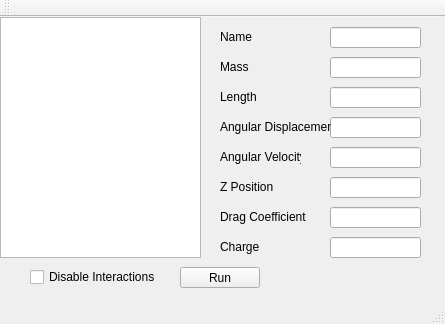
<?xml version="1.0" encoding="UTF-8"?>
<ui version="4.0">
 <class>ControlWindow</class>
 <widget class="QMainWindow" name="ControlWindow">
  <property name="geometry">
   <rect>
    <x>0</x>
    <y>0</y>
    <width>445</width>
    <height>324</height>
   </rect>
  </property>
  <property name="windowTitle">
   <string>ControlWindow</string>
  </property>
  <widget class="QWidget" name="centralWidget">
   <widget class="QLineEdit" name="lineEdit">
    <property name="geometry">
     <rect>
      <x>330</x>
      <y>10</y>
      <width>91</width>
      <height>21</height>
     </rect>
    </property>
   </widget>
   <widget class="QLabel" name="label">
    <property name="geometry">
     <rect>
      <x>220</x>
      <y>10</y>
      <width>81</width>
      <height>20</height>
     </rect>
    </property>
    <property name="text">
     <string>Name</string>
    </property>
   </widget>
   <widget class="QLineEdit" name="lineEdit_2">
    <property name="geometry">
     <rect>
      <x>330</x>
      <y>40</y>
      <width>91</width>
      <height>21</height>
     </rect>
    </property>
   </widget>
   <widget class="QLabel" name="label_2">
    <property name="geometry">
     <rect>
      <x>220</x>
      <y>40</y>
      <width>71</width>
      <height>20</height>
     </rect>
    </property>
    <property name="text">
     <string>Mass</string>
    </property>
   </widget>
   <widget class="QLineEdit" name="lineEdit_3">
    <property name="geometry">
     <rect>
      <x>330</x>
      <y>70</y>
      <width>91</width>
      <height>21</height>
     </rect>
    </property>
   </widget>
   <widget class="QLabel" name="label_3">
    <property name="geometry">
     <rect>
      <x>220</x>
      <y>70</y>
      <width>81</width>
      <height>20</height>
     </rect>
    </property>
    <property name="text">
     <string>Length</string>
    </property>
   </widget>
   <widget class="QLineEdit" name="lineEdit_4">
    <property name="geometry">
     <rect>
      <x>330</x>
      <y>100</y>
      <width>91</width>
      <height>21</height>
     </rect>
    </property>
   </widget>
   <widget class="QLabel" name="label_4">
    <property name="geometry">
     <rect>
      <x>220</x>
      <y>100</y>
      <width>111</width>
      <height>20</height>
     </rect>
    </property>
    <property name="text">
     <string>Angular Displacement</string>
    </property>
   </widget>
   <widget class="QLineEdit" name="lineEdit_5">
    <property name="geometry">
     <rect>
      <x>330</x>
      <y>130</y>
      <width>91</width>
      <height>21</height>
     </rect>
    </property>
   </widget>
   <widget class="QLabel" name="label_5">
    <property name="geometry">
     <rect>
      <x>220</x>
      <y>130</y>
      <width>81</width>
      <height>20</height>
     </rect>
    </property>
    <property name="text">
     <string>Angular Velocity</string>
    </property>
   </widget>
   <widget class="QLineEdit" name="lineEdit_6">
    <property name="geometry">
     <rect>
      <x>330</x>
      <y>160</y>
      <width>91</width>
      <height>21</height>
     </rect>
    </property>
   </widget>
   <widget class="QLabel" name="label_6">
    <property name="geometry">
     <rect>
      <x>220</x>
      <y>160</y>
      <width>71</width>
      <height>20</height>
     </rect>
    </property>
    <property name="text">
     <string>Z Position</string>
    </property>
   </widget>
   <widget class="QLineEdit" name="lineEdit_7">
    <property name="geometry">
     <rect>
      <x>330</x>
      <y>190</y>
      <width>91</width>
      <height>21</height>
     </rect>
    </property>
   </widget>
   <widget class="QLabel" name="label_7">
    <property name="geometry">
     <rect>
      <x>220</x>
      <y>190</y>
      <width>91</width>
      <height>20</height>
     </rect>
    </property>
    <property name="text">
     <string>Drag Coefficient</string>
    </property>
   </widget>
   <widget class="QPushButton" name="runButton">
    <property name="geometry">
     <rect>
      <x>180</x>
      <y>250</y>
      <width>80</width>
      <height>21</height>
     </rect>
    </property>
    <property name="text">
     <string>Run</string>
    </property>
   </widget>
   <widget class="QLineEdit" name="lineEdit_8">
    <property name="geometry">
     <rect>
      <x>330</x>
      <y>220</y>
      <width>91</width>
      <height>21</height>
     </rect>
    </property>
   </widget>
   <widget class="QLabel" name="label_8">
    <property name="geometry">
     <rect>
      <x>220</x>
      <y>220</y>
      <width>91</width>
      <height>20</height>
     </rect>
    </property>
    <property name="text">
     <string>Charge</string>
    </property>
   </widget>
   <widget class="QListWidget" name="pendulumList">
    <property name="geometry">
     <rect>
      <x>0</x>
      <y>0</y>
      <width>201</width>
      <height>241</height>
     </rect>
    </property>
   </widget>
   <widget class="QCheckBox" name="disable">
    <property name="geometry">
     <rect>
      <x>30</x>
      <y>250</y>
      <width>131</width>
      <height>20</height>
     </rect>
    </property>
    <property name="text">
     <string>Disable Interactions</string>
    </property>
   </widget>
  </widget>
  <widget class="QMenuBar" name="menuBar">
   <property name="geometry">
    <rect>
     <x>0</x>
     <y>0</y>
     <width>445</width>
     <height>21</height>
    </rect>
   </property>
  </widget>
  <widget class="QToolBar" name="mainToolBar">
   <attribute name="toolBarArea">
    <enum>TopToolBarArea</enum>
   </attribute>
   <attribute name="toolBarBreak">
    <bool>false</bool>
   </attribute>
  </widget>
  <widget class="QStatusBar" name="statusBar"/>
 </widget>
 <layoutdefault spacing="6" margin="11"/>
 <resources/>
 <connections/>
</ui>
